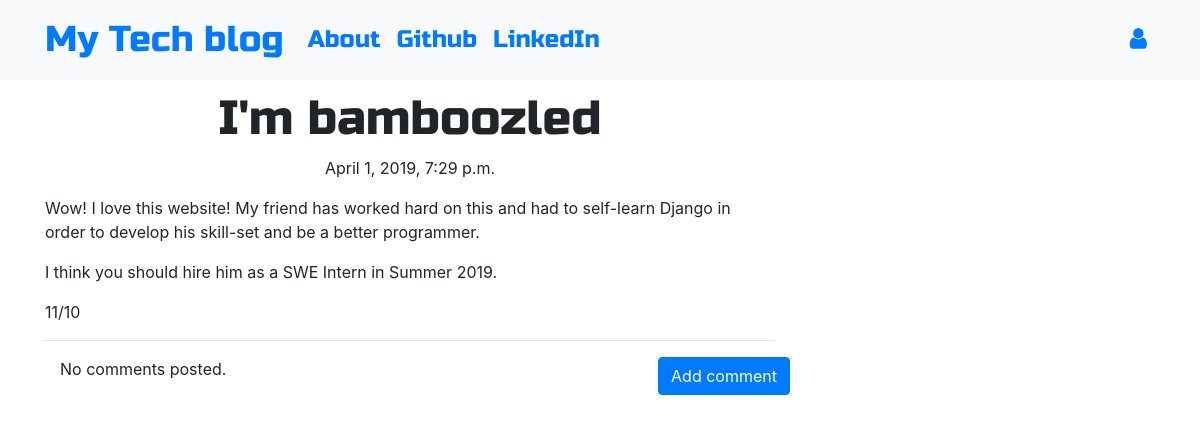
Screenshot of /post/3 with the database file from the repository.
### blog/models.py (models this page shows, shortened)
class Post(models.Model):
    author = models.ForeignKey('auth.User',on_delete=models.CASCADE)
    title = models.CharField(max_length=200)
    text = models.TextField()
    created_date = models.DateTimeField(default=timezone.now)
    published_date = models.DateTimeField(blank=True, null=True)

### blog/views.py (the view)
# urls.py: path('post/<int:pk>', views.PostDetailView.as_view(), name='post_detail'),
class PostDetailView(DetailView):
    model = Post

### blog/templates/blog/post_detail.html (shortened to what this page needs)
{% extends 'blog/base.html' %}
{% block content %}
        <h1 class='posttitle loader'>{{ post.title }}</h1>
        {% if post.published_date %}
            <div class="date postdate">
                {{ post.published_date }}
            </div>
        {% else %}
            <a class="btn btn-outline-dark" href="{% url 'post_publish' pk=post.pk %}">Publish</a>
        {% endif %}
      <p class='postcontent' >{{ post.text|safe|linebreaksbr }}</p>
  <hr>
  <a class="btn btn-primary btn-comment" href="{% url 'add_comment_to_post' pk=post.pk %}">Add comment</a>
  <div class="container">
  {% for comment in post.comments.all %}
  <br>
      {% if user.is_authenticated or comment.approved_comment %}
              {{ comment.created_date }}
              {% if not comment.approved_comment %}
                  <a class="btn btn-primary" href="{% url 'comment_remove' pk=comment.pk %}"><span class="fa fa-remove"></span></a>
                  <a class="btn btn-primary" href="{% url 'comment_approve' pk=comment.pk %}"><span class="fa fa-check"></span></a>
              {% endif %}
          <p>{{ comment.text|safe|linebreaks }}</p>
          <p>Posted by: <strong>{{ comment.author }}</strong></p>
      {% endif %}
  {% empty %}
      <p>No comments posted.</p>
  {% endfor %}
</div>
{% endblock %}

### blog/templates/blog/base.html (shortened to what this page needs)
<!DOCTYPE html>
{% load static %}
<html>
  <head>
    <link rel="stylesheet" href="https://stackpath.bootstrapcdn.com/bootstrap/4.1.3/css/bootstrap.min.css"
>
    <link href="https://maxcdn.bootstrapcdn.com/font-awesome/4.7.0/css/font-awesome.min.css" rel="stylesheet">
    <link rel="stylesheet" href="//cdn.jsdelivr.net/medium-editor/latest/css/medium-editor.min.css" type="text/css" media="screen" charset="utf-8">
    <link rel="stylesheet" href="{% static 'css/blog.css' %}">
  </head>
  <body class='loader'>
    <nav class="navbar navbar-expand-lg bg-light techfont">
      <div class="container">
        <div class="navbar-nav align-items-center">
          <a class="navbar-brand bigbrand" href="{% url 'post_list' %}">My Tech blog</a>
          <a class="nav-item nav-link" href="{% url 'about' %}">About</a>
          <a class="nav-item nav-link" href="https://www.github.com/hhp09">Github</a>
          <a class="nav-item nav-link" href="https://www.linkedin.com/in/hritik09">LinkedIn</a>
        </div>
        <div class="navbar-nav align-items-center ml-auto">
          {% if user.is_authenticated %}
            <a class="nav-item nav-link" href="{% url 'post_new' %}">New Post</a>
            <a class="nav-item nav-link" href="{% url 'post_draft_list' %}">Drafts</a>
            <a class="nav-item nav-link" href="{% url 'logout' %}">Log out</a>
            <a >Welcome: {{ user.username }}</a>
          {% else %}
            <a class="nav-item nav-link" href="{% url 'login' %}" aria-label="Login">
              <span class="fa fa-user" aria-hidden="true"></span></a>
          {% endif %}
        </div>
      </div>
    </nav>
          <div class="content container">
              <div class="row">
                  <div class="col-md-8">
                    <div class="blog_posts">
                      {% block content %}
                      {% endblock %}
                    </div>
                  </div>
              </div>
          </div>
  </body>
</html>

### blog/static/css/blog.css (style rules this page uses)
.techfont { font-family: 'Russo One', sans-serif; font-size: 1.5em; margin-bottom: 10px; }
.postdate { text-align: center; }
.posttitle { font-family: 'Russo One', sans-serif; font-size: 3em; text-align: center; }
.postcontent { font-family: 'Montserrat'; font-size: 1.5em; }
.btn-comment { position: absolute; right: 0px; }
.bigbrand { font-size: 1.5em; }
.loader { filter:hue-rotate(0deg); color: linear-gradient(45deg,#0f8,#08f); animation:hue 5000ms infinite linear; }

### rows the page displays
Post: title "I'm bamboozled", published_date "April 1, 2019, 7:29 p.m.", text "Wow! I love this website! My friend has worked hard on this and had to self-learn Django in order to develop his skill-set and be a better programmer. I think you should hire him as a SWE Intern in Summer 2019. 11/10"
